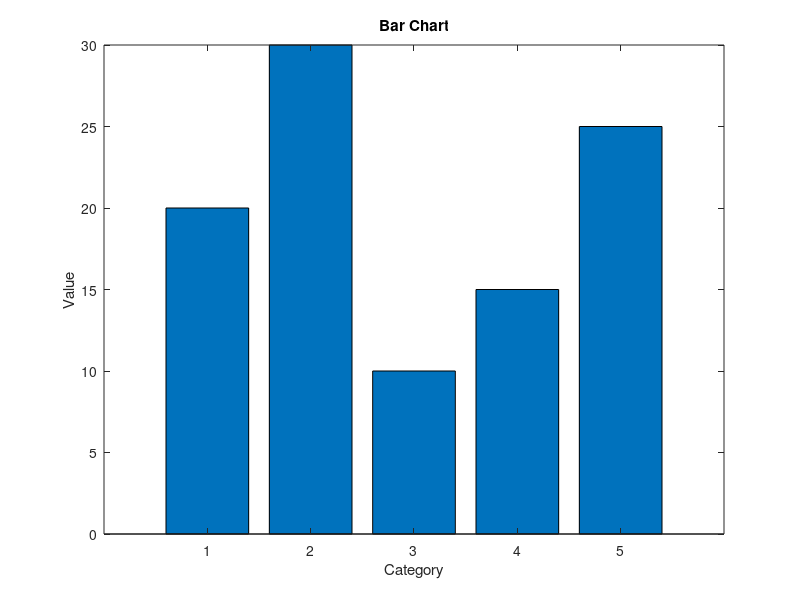

Here is the MATLAB script that generated this plot:
% Parametric space curve
t = 0:0.1:10*pi;
x = sin(t);
y = cos(t);
z = t;
plot3(x, y, z);
title('Parametric Space Curve');
xlabel('x');
ylabel('y');
zlabel('z');

% Polygons with vertices
x = [0 1 1 0];
y = [0 0 1 1];
patch(x, y, 'r');
title('Polygon with Vertices');
axis equal;

% 3D contour lines
[x, y, z] = meshgrid(-2:0.1:2, -2:0.1:2, -2:0.1:2);
v = x.^2 + y.^2 + z.^2 - 1;
isosurface(x, y, z, v, 0);
title('3D Contour Lines');
xlabel('x');
ylabel('y');
zlabel('z');

% Pie chart
data = [20 30 10 15 25];
labels = {'Apples', 'Oranges', 'Bananas', 'Grapes', 'Pears'};
pie(data, labels);
title('Pie Chart');

% Bar chart
data = [20 30 10 15 25];
bar(data);
title('Bar Chart');
xlabel('Category');
ylabel('Value');
